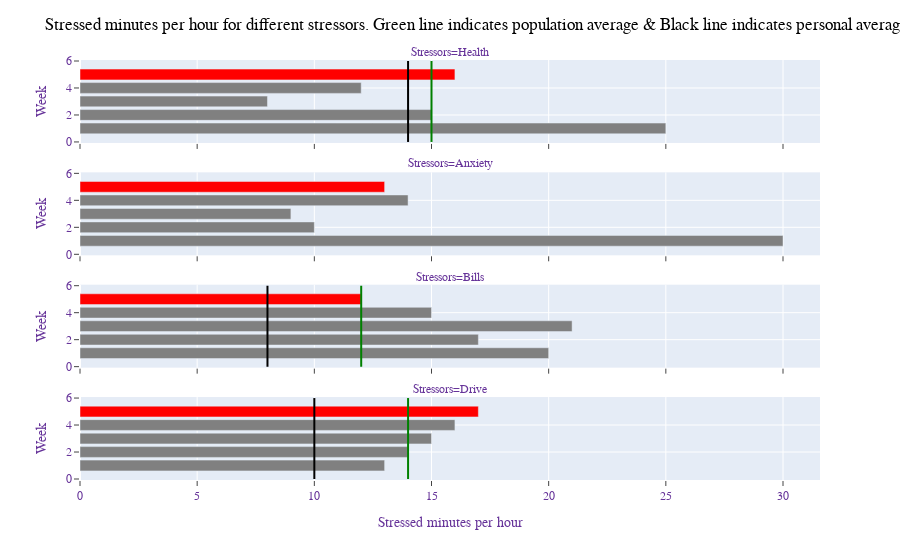

The notebook cell this image was saved under:
### Code cell
import plotly.express as px
import plotly.graph_objects as go
import pandas as pd
df = pd.read_csv("stressed_minutes_week - Sheet1.csv")
stressors=df["Stressors"].values.tolist()
df["Week"] = df["Week"].astype(str)
time=df["Stressed minutes"].values.tolist()
week1=df["Week"].values.tolist()
fig21 = px.bar(df, x="Stressed minutes", y="Week", facet_col="Stressors", orientation='h',
             color="Week",labels="Week",facet_col_wrap=1,
#             color_discrete_sequence=["red","red","red","red","black","red","red","red","red","green","red","red","red","red","green"])
        color_discrete_map={
                "1": "grey",
                "2": "grey",
                "3": "grey",
               "4": "grey",
                "5": "red"})
# fig = go.Figure(data=[
#     go.Bar( x=week, y=time)
# ])
# Change the bar mode
fig21.add_shape(
    dict(type="line", x0=15, x1=15, y0="0", y1="6",line_color="green"), row=0, col=0)
fig21.add_shape(
    dict(type="line", x0=14, x1=14, y0="0", y1="6", line_color="green"), row=1, col=0)
fig21.add_shape(
    dict(type="line", x0=12, x1=12, y0="0", y1="6", line_color="green"), row=2, col=0)
fig21.add_shape(
    dict(type="line", x0=14, x1=14, y0="0", y1="6", line_color="black"), row=0, col=0)
fig21.add_shape(
    dict(type="line", x0=10, x1=10, y0="0", y1="6", line_color="black"), row=1, col=0)
fig21.add_shape(
    dict(type="line", x0=8, x1=8, y0="0", y1="6", line_color="black"), row=2, col=0)

# fig21.add_annotation(x=25, y=5,
#             text="Green line indicates population average",
#         showarrow=False
#            )

# fig21.add_annotation(x=25, y=4,
#             text="Black line indicates personal average across previous weeks",
#         showarrow=False
#            )
fig21.update_layout(barmode='relative')
# fig.update_yaxes(matches=None)
fig21.update_yaxes( secondary_y=False)
fig21.update_layout(showlegend=False)
fig21.update_xaxes(showgrid=True, ticks="outside")
fig21.update_yaxes(showgrid=True, ticks="outside")

fig21.update_layout(
    
    xaxis_title="Stressed minutes per hour",
    title="Stressed minutes per hour for different stressors. Green line indicates population average <br> \
    Black line indicates personal average " ,
title_font_family="TImes New Roman",
     title_font_color="Black",
    font=dict(
        family="Courier New, monospace",
        size=12,
        color="RebeccaPurple"
    )
)
fig21.update_layout(
    title={
        'text': "Stressed minutes per hour for different stressors. Green line indicates population average & Black line indicates personal average" ,
        
        'xanchor': 'auto',
        'yanchor': 'auto'})
fig21.show()

### Figure 1 — Plotly figure (JSON) as saved in the notebook; plotly's stock layout.template omitted (floating-point values rounded to 4 significant figures)
{"data": [{"alignmentgroup": "True", "hovertemplate": "Week=%{y}<br>Stressors=Health<br>Stressed minutes=%{x}<extra></extra>", "legendgroup": "1", "marker": {"color": "grey"}, "name": "1", "offsetgroup": "1", "orientation": "h", "showlegend": true, "textposition": "auto", "type": "bar", "x": [25], "xaxis": "x4", "y": ["1"], "yaxis": "y4"}, {"alignmentgroup": "True", "hovertemplate": "Week=%{y}<br>Stressors=Anxiety<br>Stressed minutes=%{x}<extra></extra>", "legendgroup": "1", "marker": {"color": "grey"}, "name": "1", "offsetgroup": "1", "orientation": "h", "showlegend": false, "textposition": "auto", "type": "bar", "x": [30], "xaxis": "x3", "y": ["1"], "yaxis": "y3"}, {"alignmentgroup": "True", "hovertemplate": "Week=%{y}<br>Stressors=Bills<br>Stressed minutes=%{x}<extra></extra>", "legendgroup": "1", "marker": {"color": "grey"}, "name": "1", "offsetgroup": "1", "orientation": "h", "showlegend": false, "textposition": "auto", "type": "bar", "x": [20], "xaxis": "x2", "y": ["1"], "yaxis": "y2"}, {"alignmentgroup": "True", "hovertemplate": "Week=%{y}<br>Stressors=Drive<br>Stressed minutes=%{x}<extra></extra>", "legendgroup": "1", "marker": {"color": "grey"}, "name": "1", "offsetgroup": "1", "orientation": "h", "showlegend": false, "textposition": "auto", "type": "bar", "x": [13], "xaxis": "x", "y": ["1"], "yaxis": "y"}, {"alignmentgroup": "True", "hovertemplate": "Week=%{y}<br>Stressors=Health<br>Stressed minutes=%{x}<extra></extra>", "legendgroup": "2", "marker": {"color": "grey"}, "name": "2", "offsetgroup": "2", "orientation": "h", "showlegend": true, "textposition": "auto", "type": "bar", "x": [15], "xaxis": "x4", "y": ["2"], "yaxis": "y4"}, {"alignmentgroup": "True", "hovertemplate": "Week=%{y}<br>Stressors=Anxiety<br>Stressed minutes=%{x}<extra></extra>", "legendgroup": "2", "marker": {"color": "grey"}, "name": "2", "offsetgroup": "2", "orientation": "h", "showlegend": false, "textposition": "auto", "type": "bar", "x": [10], "xaxis": "x3", "y": ["2"], "yaxis": "y3"}, {"alignmentgroup": "True", "hovertemplate": "Week=%{y}<br>Stressors=Bills<br>Stressed minutes=%{x}<extra></extra>", "legendgroup": "2", "marker": {"color": "grey"}, "name": "2", "offsetgroup": "2", "orientation": "h", "showlegend": false, "textposition": "auto", "type": "bar", "x": [17], "xaxis": "x2", "y": ["2"], "yaxis": "y2"}, {"alignmentgroup": "True", "hovertemplate": "Week=%{y}<br>Stressors=Drive<br>Stressed minutes=%{x}<extra></extra>", "legendgroup": "2", "marker": {"color": "grey"}, "name": "2", "offsetgroup": "2", "orientation": "h", "showlegend": false, "textposition": "auto", "type": "bar", "x": [14], "xaxis": "x", "y": ["2"], "yaxis": "y"}, {"alignmentgroup": "True", "hovertemplate": "Week=%{y}<br>Stressors=Health<br>Stressed minutes=%{x}<extra></extra>", "legendgroup": "3", "marker": {"color": "grey"}, "name": "3", "offsetgroup": "3", "orientation": "h", "showlegend": true, "textposition": "auto", "type": "bar", "x": [8], "xaxis": "x4", "y": ["3"], "yaxis": "y4"}, {"alignmentgroup": "True", "hovertemplate": "Week=%{y}<br>Stressors=Anxiety<br>Stressed minutes=%{x}<extra></extra>", "legendgroup": "3", "marker": {"color": "grey"}, "name": "3", "offsetgroup": "3", "orientation": "h", "showlegend": false, "textposition": "auto", "type": "bar", "x": [9], "xaxis": "x3", "y": ["3"], "yaxis": "y3"}, {"alignmentgroup": "True", "hovertemplate": "Week=%{y}<br>Stressors=Bills<br>Stressed minutes=%{x}<extra></extra>", "legendgroup": "3", "marker": {"color": "grey"}, "name": "3", "offsetgroup": "3", "orientation": "h", "showlegend": false, "textposition": "auto", "type": "bar", "x": [21], "xaxis": "x2", "y": ["3"], "yaxis": "y2"}, {"alignmentgroup": "True", "hovertemplate": "Week=%{y}<br>Stressors=Drive<br>Stressed minutes=%{x}<extra></extra>", "legendgroup": "3", "marker": {"color": "grey"}, "name": "3", "offsetgroup": "3", "orientation": "h", "showlegend": false, "textposition": "auto", "type": "bar", "x": [15], "xaxis": "x", "y": ["3"], "yaxis": "y"}, {"alignmentgroup": "True", "hovertemplate": "Week=%{y}<br>Stressors=Health<br>Stressed minutes=%{x}<extra></extra>", "legendgroup": "4", "marker": {"color": "grey"}, "name": "4", "offsetgroup": "4", "orientation": "h", "showlegend": true, "textposition": "auto", "type": "bar", "x": [12], "xaxis": "x4", "y": ["4"], "yaxis": "y4"}, {"alignmentgroup": "True", "hovertemplate": "Week=%{y}<br>Stressors=Anxiety<br>Stressed minutes=%{x}<extra></extra>", "legendgroup": "4", "marker": {"color": "grey"}, "name": "4", "offsetgroup": "4", "orientation": "h", "showlegend": false, "textposition": "auto", "type": "bar", "x": [14], "xaxis": "x3", "y": ["4"], "yaxis": "y3"}, {"alignmentgroup": "True", "hovertemplate": "Week=%{y}<br>Stressors=Bills<br>Stressed minutes=%{x}<extra></extra>", "legendgroup": "4", "marker": {"color": "grey"}, "name": "4", "offsetgroup": "4", "orientation": "h", "showlegend": false, "textposition": "auto", "type": "bar", "x": [15], "xaxis": "x2", "y": ["4"], "yaxis": "y2"}, {"alignmentgroup": "True", "hovertemplate": "Week=%{y}<br>Stressors=Drive<br>Stressed minutes=%{x}<extra></extra>", "legendgroup": "4", "marker": {"color": "grey"}, "name": "4", "offsetgroup": "4", "orientation": "h", "showlegend": false, "textposition": "auto", "type": "bar", "x": [16], "xaxis": "x", "y": ["4"], "yaxis": "y"}, {"alignmentgroup": "True", "hovertemplate": "Week=%{y}<br>Stressors=Health<br>Stressed minutes=%{x}<extra></extra>", "legendgroup": "5", "marker": {"color": "red"}, "name": "5", "offsetgroup": "5", "orientation": "h", "showlegend": true, "textposition": "auto", "type": "bar", "x": [16], "xaxis": "x4", "y": ["5"], "yaxis": "y4"}, {"alignmentgroup": "True", "hovertemplate": "Week=%{y}<br>Stressors=Anxiety<br>Stressed minutes=%{x}<extra></extra>", "legendgroup": "5", "marker": {"color": "red"}, "name": "5", "offsetgroup": "5", "orientation": "h", "showlegend": false, "textposition": "auto", "type": "bar", "x": [13], "xaxis": "x3", "y": ["5"], "yaxis": "y3"}, {"alignmentgroup": "True", "hovertemplate": "Week=%{y}<br>Stressors=Bills<br>Stressed minutes=%{x}<extra></extra>", "legendgroup": "5", "marker": {"color": "red"}, "name": "5", "offsetgroup": "5", "orientation": "h", "showlegend": false, "textposition": "auto", "type": "bar", "x": [12], "xaxis": "x2", "y": ["5"], "yaxis": "y2"}, {"alignmentgroup": "True", "hovertemplate": "Week=%{y}<br>Stressors=Drive<br>Stressed minutes=%{x}<extra></extra>", "legendgroup": "5", "marker": {"color": "red"}, "name": "5", "offsetgroup": "5", "orientation": "h", "showlegend": false, "textposition": "auto", "type": "bar", "x": [17], "xaxis": "x", "y": ["5"], "yaxis": "y"}], "layout": {"annotations": [{"font": {}, "showarrow": false, "text": "Stressors=Drive", "x": 0.5, "xanchor": "center", "xref": "paper", "y": 0.1975, "yanchor": "bottom", "yref": "paper"}, {"font": {}, "showarrow": false, "text": "Stressors=Bills", "x": 0.5, "xanchor": "center", "xref": "paper", "y": 0.465, "yanchor": "bottom", "yref": "paper"}, {"font": {}, "showarrow": false, "text": "Stressors=Anxiety", "x": 0.5, "xanchor": "center", "xref": "paper", "y": 0.7325, "yanchor": "bottom", "yref": "paper"}, {"font": {}, "showarrow": false, "text": "Stressors=Health", "x": 0.5, "xanchor": "center", "xref": "paper", "y": 1, "yanchor": "bottom", "yref": "paper"}], "barmode": "relative", "font": {"color": "RebeccaPurple", "family": "Courier New, monospace", "size": 12}, "legend": {"title": {"text": "Week"}, "tracegroupgap": 0}, "margin": {"t": 60}, "shapes": [{"line": {"color": "green"}, "type": "line", "x0": 15, "x1": 15, "xref": "x4", "y0": "0", "y1": "6", "yref": "y4"}, {"line": {"color": "green"}, "type": "line", "x0": 14, "x1": 14, "xref": "x", "y0": "0", "y1": "6", "yref": "y"}, {"line": {"color": "green"}, "type": "line", "x0": 12, "x1": 12, "xref": "x2", "y0": "0", "y1": "6", "yref": "y2"}, {"line": {"color": "black"}, "type": "line", "x0": 14, "x1": 14, "xref": "x4", "y0": "0", "y1": "6", "yref": "y4"}, {"line": {"color": "black"}, "type": "line", "x0": 10, "x1": 10, "xref": "x", "y0": "0", "y1": "6", "yref": "y"}, {"line": {"color": "black"}, "type": "line", "x0": 8, "x1": 8, "xref": "x2", "y0": "0", "y1": "6", "yref": "y2"}], "showlegend": false, "title": {"font": {"color": "Black", "family": "TImes New Roman"}, "text": "Stressed minutes per hour for different stressors. Green line indicates population average & Black line indicates personal average", "xanchor": "auto", "yanchor": "auto"}, "xaxis": {"anchor": "y", "domain": [0, 1], "showgrid": true, "ticks": "outside", "title": {"text": "Stressed minutes per hour"}}, "xaxis2": {"anchor": "y2", "domain": [0, 1], "matches": "x", "showgrid": true, "showticklabels": false, "ticks": "outside"}, "xaxis3": {"anchor": "y3", "domain": [0, 1], "matches": "x", "showgrid": true, "showticklabels": false, "ticks": "outside"}, "xaxis4": {"anchor": "y4", "domain": [0, 1], "matches": "x", "showgrid": true, "showticklabels": false, "ticks": "outside"}, "yaxis": {"anchor": "x", "categoryarray": ["5", "4", "3", "2", "1"], "categoryorder": "array", "domain": [0, 0.1975], "showgrid": true, "ticks": "outside", "title": {"text": "Week"}}, "yaxis2": {"anchor": "x2", "categoryarray": ["5", "4", "3", "2", "1"], "categoryorder": "array", "domain": [0.2675, 0.465], "matches": "y", "showgrid": true, "ticks": "outside", "title": {"text": "Week"}}, "yaxis3": {"anchor": "x3", "categoryarray": ["5", "4", "3", "2", "1"], "categoryorder": "array", "domain": [0.535, 0.7325], "matches": "y", "showgrid": true, "ticks": "outside", "title": {"text": "Week"}}, "yaxis4": {"anchor": "x4", "categoryarray": ["5", "4", "3", "2", "1"], "categoryorder": "array", "domain": [0.8025, 1], "matches": "y", "showgrid": true, "ticks": "outside", "title": {"text": "Week"}}}}
